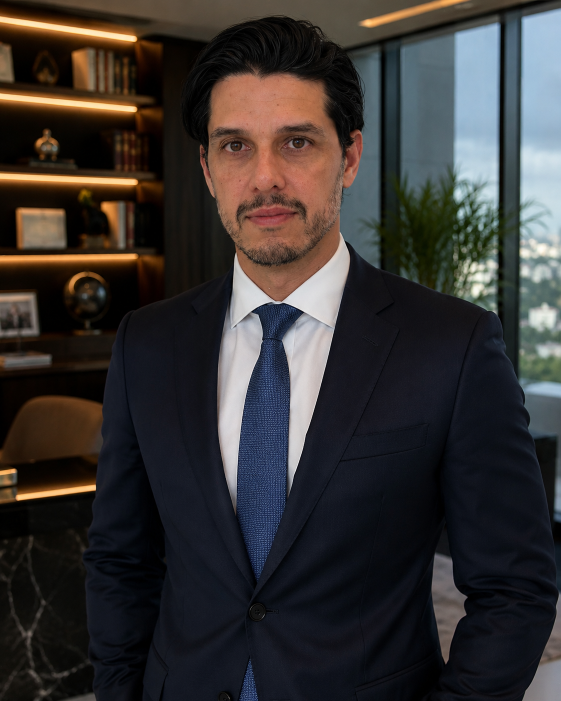
#> input picture kit/foto1.png, 1122 x 1402 px (shown at 1/2 size)
$ python print_slides.py
#> lines starting #> are read from the running program, lines starting #| are printed output that depends on the picture; after the words box and inside, x2 and y2 are one past the last pixel; in counts of white or black regions, pixels touching at a corner belong together; pictures that were not available may be replaced by others from this repository, and a replacement may not be noted
### kit/gerar.py
import json, os, sys
from PIL import Image, ImageDraw, ImageFont, ImageFilter, ImageEnhance

F = "/tmp/fonts/fontsource-%s-5.3.0/package/files/%s-latin-%d-normal.woff"
import os as _os
KIT=_os.path.dirname(_os.path.abspath(__file__))
PG = _os.path.join(KIT,"fonts","texgyrepagella-%s.otf")
def font(fam, w, s):
    # padrão da marca: Book Antiqua -> equivalente livre TeX Gyre Pagella (Palatino)
    return ImageFont.truetype(PG % ("bold" if w >= 600 else "regular"), int(s * 1.08))

W, H = 1080, 1350
GOLD = (214, 174, 96); DARK = (22, 18, 14); WHITE = (255, 255, 255)
INK = (20, 20, 20); GRAY = (110, 110, 110); CARD = (244, 241, 235)

FOTO = Image.open(_os.path.join(KIT,"foto1.png")).convert("RGB")
#> FOTO is the input picture: PIL image 1122x1402 RGB; mean R, G, B 54.7, 51.2, 50.3

def wrap(draw, text, fnt, maxw):
    words, lines, cur = text.split(), [], ""
    for w in words:
        t = (cur + " " + w).strip()
        if draw.textlength(t, font=fnt) <= maxw: cur = t
        else: lines.append(cur); cur = w
    if cur: lines.append(cur)
    return lines

LOGO = _os.path.join(KIT,"logo.jpg")
def wordmark(img, y):
    from PIL import ImageChops
    if os.path.exists(LOGO):
        lg = Image.open(LOGO).convert("RGB"); lw = 560
        lg = lg.resize((lw, int(lg.height * lw / lg.width)), Image.LANCZOS)
        pos = ((W - lw) // 2, y - 20); reg = img.crop((pos[0], pos[1], pos[0] + lg.width, pos[1] + lg.height))
        mask = lg.convert("L").point(lambda v: 0 if v < 45 else min(255, (v - 45) * 3))
        img.paste(lg, pos, mask); return
    d = ImageDraw.Draw(img); f = font("montserrat", 800, 34); t = "DIEGOCIATOS"
    sp = 8; w = sum(d.textlength(c, font=f) for c in t) + sp * (len(t) - 1)
    x = (W - w) / 2
    for c in t:
        d.text((x, y), c, font=f, fill=WHITE); x += d.textlength(c, font=f) + sp
    d.line([((W - w) / 2, y + 50), ((W + w) / 2, y + 50)], fill=GOLD, width=3)

# [31 lines left out: function capa, not called in this run]

AV = _os.path.join(KIT,"avatar.jpg")
def avatar(size):
    if os.path.exists(AV):
        face = Image.open(AV).convert("RGB").crop((55, 15, 279, 239)).resize((size, size), Image.LANCZOS)
    else:
        cx, cy, r = 565, 370, 250
        face = FOTO.crop((cx - r, cy - r, cx + r, cy + r)).resize((size, size), Image.LANCZOS)
    m = Image.new("L", (size * 4, size * 4), 0); ImageDraw.Draw(m).ellipse([0, 0, size * 4, size * 4], fill=255)
    face.putalpha(m.resize((size, size), Image.LANCZOS)); return face

# [96 lines left out: functions rich_lines, tweet, capa2, not called in this run]

def fit(im, w, h):
    s = max(w / im.width, h / im.height); im = im.resize((int(im.width*s)+1, int(im.height*s)+1), Image.LANCZOS)
    return im.crop(((im.width-w)//2, 0, (im.width-w)//2+w, h))
# [64 lines left out: functions capa3, capa_tweet, not called in this run]

# [12 lines that do not run on import are left out]

### kit/print_slides.py
# Slides com print real de matéria (o print vem do Diego)
from PIL import Image, ImageDraw, ImageFilter, ImageEnhance, ImageOps
from gerar import font, wrap, wordmark, avatar, W, H, GOLD, DARK, WHITE, INK, GRAY

def _framed(src, crop, hl=None, maxw=900, maxh=700, rot=-2):
    im = Image.open(src).convert("RGB").crop(crop)
    if hl:  # destaque dourado (coords relativas ao crop)
        d = ImageDraw.Draw(im); x0,y0,x1,y1 = hl
        d.rectangle([x0,y0,x1,y1], outline=GOLD, width=max(6, im.width//150))
    s = min(maxw/im.width, maxh/im.height); im = im.resize((int(im.width*s), int(im.height*s)), Image.LANCZOS)
    im = ImageOps.expand(im, border=14, fill=WHITE)
    sh = Image.new("RGBA", (im.width+60, im.height+60), (0,0,0,0)); ImageDraw.Draw(sh).rectangle([30,40,im.width+30,im.height+40], fill=(0,0,0,150))
    sh = sh.filter(ImageFilter.GaussianBlur(16)); sh.paste(im, (30,30))
    return sh.rotate(rot, resample=Image.BICUBIC, expand=True)

def capa_print(src, crop, gancho, apoio, out, selo="SAIU NO JORNAL", hl=None, fonte_txt=None, total=7):
#> called with crop = (95, 640, 1345, 1220), out = 'teste_capa_print.jpg', selo = 'SAIU ONTEM', fonte_txt = 'Fonte: Valor Econômico, 15/10/2026', total = 7
    bg = Image.open(src).convert("RGB"); s = max(W/bg.width, H/bg.height)
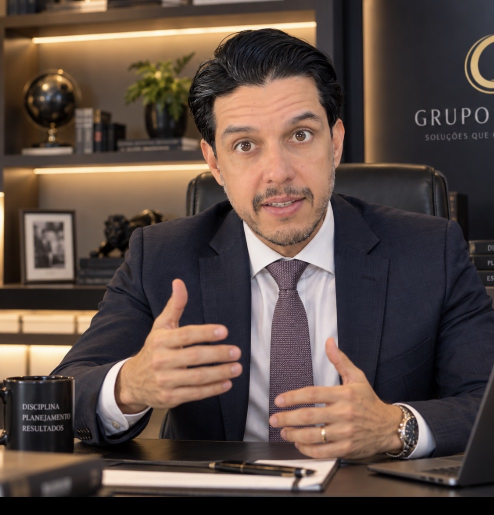
#> input picture kit/fotos/escritorio_gesto.jpg, 988 x 1030 px, given in place of ab4d9b3a-image.jpg, which was not available (shown at 1/2 size)
#> in capa_print, bg is the input picture: PIL image 988x1030 RGB; mean R, G, B 91.9, 75.7, 68.1
#> after `s = max(W / bg.width, H / bg.height)`: s = 1.31
    bg = bg.resize((int(bg.width*s)+2, int(bg.height*s)+2)).crop((0,0,W,H)).filter(ImageFilter.GaussianBlur(14))
#> bg: PIL image 1080x1350 RGB
    img = ImageEnhance.Brightness(bg).enhance(0.28); d = ImageDraw.Draw(img)
    cf = font("inter",600,28); ct=f"1/{total}"; cw=d.textlength(ct,font=cf)
#> after `cw = d.textlength(ct, font=cf)`: cw = 48.3
    d.rounded_rectangle([W-80-cw-36,50,W-80,100],radius=25,fill=(255,255,255)); d.text((W-80-cw-18,58),ct,font=cf,fill=GRAY)
    pf = font("inter",800,30); pw = d.textlength(selo,font=pf)
#> after `pw = d.textlength(selo, font=pf)`: pw = 202.3
    d.rounded_rectangle([80,50,80+pw+48,104],radius=27,fill=GOLD); d.text((104,60),selo,font=pf,fill=DARK)
    fr = _framed(src, crop, hl, maxh=620); img.paste(fr, ((W-fr.width)//2, 125), fr)
#> in _framed, `sh = Image.new('RGBA', (im.width + 60, im.height + 60), (0, 0, 0, 0))`: sh: PIL image 988x505 RGBA; every value is 0
    y = 125 + fr.height - 10
#> y = 656
    if fonte_txt: d.text((W-80-d.textlength(fonte_txt,font=font("inter",500,24)),y),fonte_txt,font=font("inter",500,24),fill=(200,200,200))
    y += 44
#> y = 700
    size = 78
    while True:
        gf = font("inter",800,size); gl = wrap(d,gancho,gf,W-160)
        if len(gl) <= 3 or size <= 56: break
        size -= 4
#> after the loop, size = 74
    for l in gl: d.text((80,y),l,font=gf,fill=WHITE); y += int(size*1.12)
#> this loop made 3 passes
#> (l, y) on passes 1 to 3: ('O SENADO ACABOU', 782), ('COM A 6X1. QUEM VAI', 864), ('PAGAR ESSA CONTA?', 946)
#> after the loop, y = 946
    y += 10
#> y = 956
    for l in wrap(d,apoio,font("inter",500,38),W-160): d.text((80,y),l,font=font("inter",500,38),fill=GOLD); y += 50
#> this loop made 1 pass
#> y on pass 1: 1006
#> after the loop, y = 1006
    wordmark(img, H-110)
#> in wordmark, `d = ImageDraw.Draw(img)`:
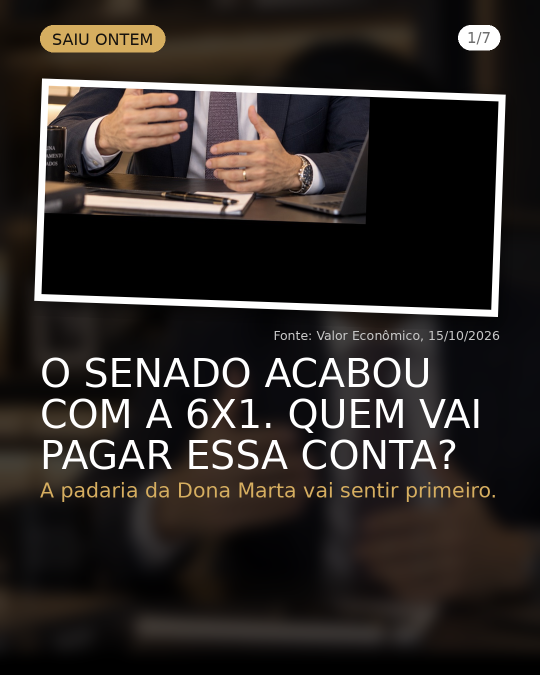
#> img: PIL image 1080x1350 RGB (shown at 1/2 size); mean R, G, B 46, 40.5, 37.6
#> in wordmark, `w = sum((d.textlength(c, font=f) for c in t)) + sp * (len(t) - 1)`: w = 330.9
#> in wordmark, `x = (W - w) / 2`: x = 374.5
#> the loop in wordmark, `for c in t:` made 11 passes
#> x on passes 1 to 11: 410.3, 428.9, 459.6, 495.5, 531.9, 565, 583.6, 616.3, 646.2, 682.6, 713.5
#> after the loop in wordmark, `for c in t:`: x = 713.5
    img.save(out, quality=94)

def tweet_print(n, total, titulo, texto, src, crop, out, hl=None, fonte_txt=None):
#> called with n = 5, total = 7, titulo = 'A INDÚSTRIA JÁ AVISOU', crop = (930, 1570, 1340, 1735), out = 'teste_tweet_print.jpg', fonte_txt = 'Fonte: Valor Econômico, 15/10/2026, p. 1'
    img = Image.new("RGB",(W,H),WHITE); d = ImageDraw.Draw(img); X=80
#> after `img = Image.new('RGB', (W, H), WHITE)`: img: PIL image 1080x1350 RGB; every value is 255
    cf = font("inter",600,28); ct=f"{n}/{total}"; cw=d.textlength(ct,font=cf)
#> after `cw = d.textlength(ct, font=cf)`: cw = 48.3
    d.rounded_rectangle([W-80-cw-36,50,W-80,100],radius=25,fill=(235,235,235)); d.text((W-80-cw-18,58),ct,font=cf,fill=GRAY)
    y = 110; av = avatar(110); img.paste(av,(X,y),av)
#> in avatar, `m = Image.new('L', (size * 4, size * 4), 0)`: m: PIL image 440x440 L; every value is 0
#> in avatar, `ImageDraw.Draw(m).ellipse([0, 0, size * 4, size * 4], fill=255)`:
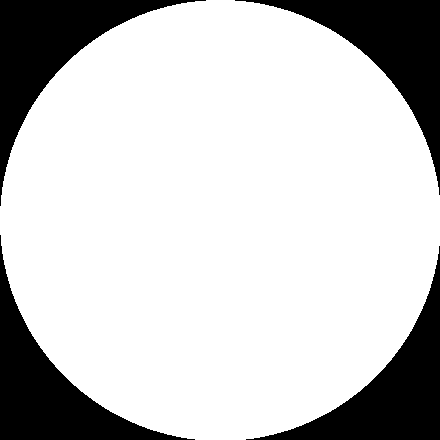
#> m: PIL image 440x440 L; 78.8% white; 4 black regions, box (x1, y1, x2, y2) and area: (0, 0, 206, 206) 10453, (235, 0, 440, 195) 10247, (0, 235, 195, 440) 10247, (246, 246, 440, 440) 10042
#> after `img.paste(av, (X, y), av)`:
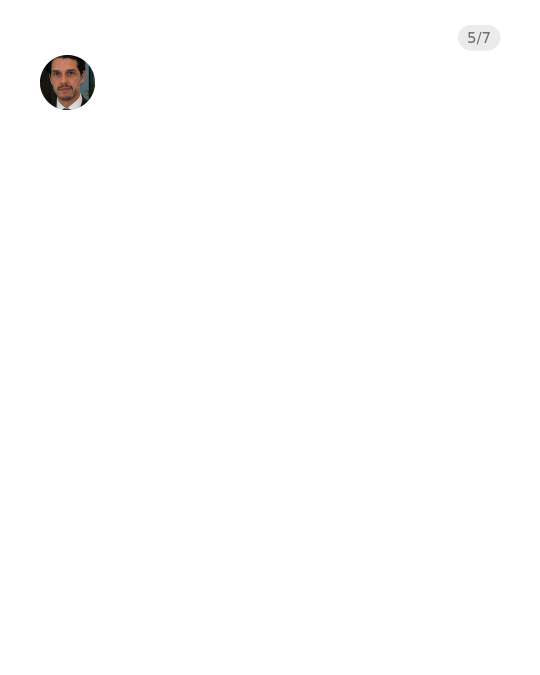
#> img: PIL image 1080x1350 RGB (shown at 1/2 size); mean R, G, B 253.9, 253.8, 253.7
    d.text((X+135,y+18),"Diego Ciatos",font=font("inter",800,40),fill=INK); d.text((X+135,y+66),"@diegociatos",font=font("inter",400,32),fill=GRAY)
    y += 140; tf = font("inter",800,48); tl = wrap(d,titulo,tf,W-2*X-40)
#> after `tl = wrap(d, titulo, tf, W - 2 * X - 40)`: tl = ['A INDÚSTRIA JÁ AVISOU']
    d.rectangle([X,y+8,X+14,y+8+len(tl)*58-14],fill=GOLD)
    for l in tl: d.text((X+34,y),l,font=tf,fill=INK); y += 58
#> this loop made 1 pass
#> (l, y) on pass 1: ('A INDÚSTRIA JÁ AVISOU', 308)
#> after the loop, y = 308
    y += 16; bf = font("inter",400,38)
#> after `y += 16`: y = 324
    for l in wrap(d,texto,bf,W-2*X): d.text((X,y),l,font=bf,fill=INK); y += 50
#> this loop made 2 passes
#> (l, y) on passes 1 to 2: ('A CNI soltou nota no mesmo dia: perdas,', 374), ('demissões e inflação.', 424)
#> after the loop, y = 424
    fr = _framed(src, crop, hl, maxw=920, maxh=H-y-170, rot=0)
#> call 2 of _framed, with crop = (930, 1570, 1340, 1735), maxw = 920, maxh = 756, rot = 0
#> in _framed (call 2), `im = Image.open(src).convert("RGB").crop(crop)`: im: PIL image 410x165 RGB; every value is 0
#> in _framed (call 2), `im = im.resize((int(im.width * s), int(im.height * s)), Image.LANCZOS)`: im: PIL image 920x370 RGB; every value is 0
#> in _framed (call 2), `im = ImageOps.expand(im, border=14, fill=WHITE)`:
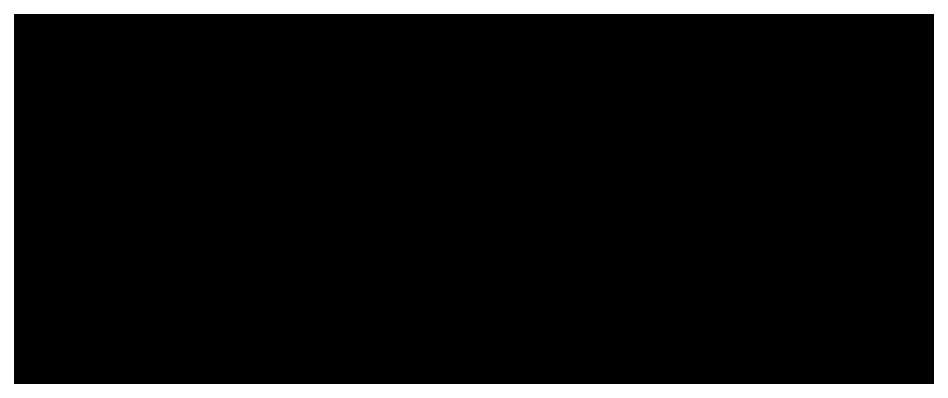
#> im: PIL image 948x398 RGB; 9.8% white; 1 white region, box (x1, y1, x2, y2) and area: (0, 0, 948, 398) 36904
#> in _framed (call 2), `sh = Image.new('RGBA', (im.width + 60, im.height + 60), (0, 0, 0, 0))`: sh: PIL image 1008x458 RGBA; every value is 0
#> in _framed (call 2), `sh.paste(im, (30, 30))`:
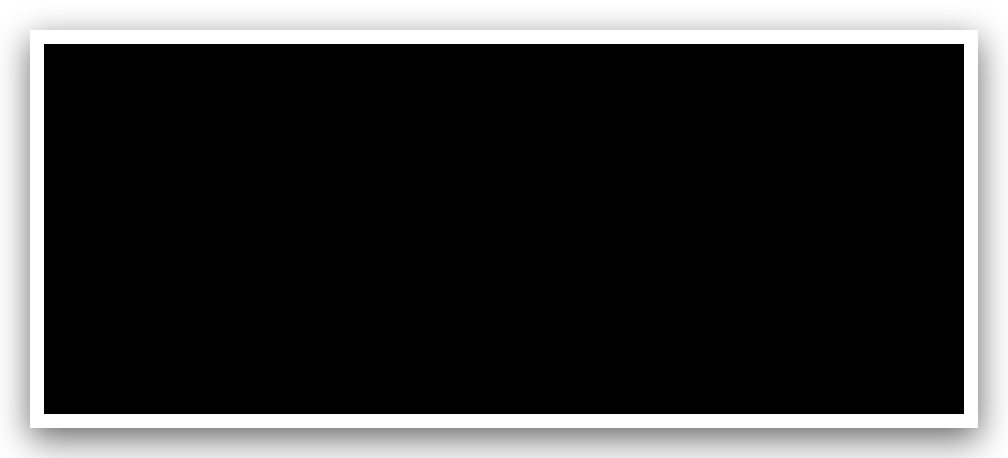
#> sh: PIL image 1008x458 RGBA; mean R, G, B, A 20.4, 20.4, 20.4, 214.8; transparent parts drawn white
    img.paste(fr, ((W-fr.width)//2, y), fr)
    if fonte_txt: d.text((X,H-80),fonte_txt,font=font("inter",500,26),fill=GRAY)
    img.save(out, quality=94)
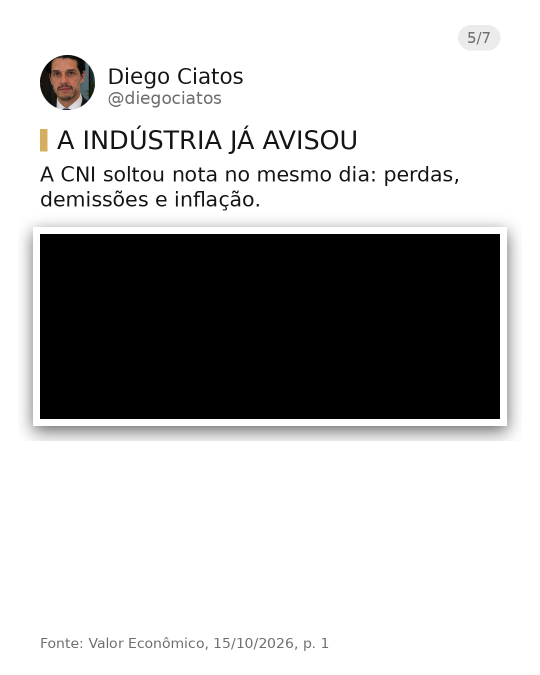
#> saved as teste_tweet_print.jpg: PIL image 1080x1350 RGB (shown at 1/2 size); mean R, G, B 188.8, 188.6, 188.5

if __name__ == "__main__":
    V = "/root/.claude/uploads/fa689c64-3864-58b1-b7b7-fff7aee7ebb4/ab4d9b3a-image.jpg"
    capa_print(V,(95,640,1345,1220),"O SENADO ACABOU COM A 6X1. QUEM VAI PAGAR ESSA CONTA?","A padaria da Dona Marta vai sentir primeiro.","teste_capa_print.jpg",selo="SAIU ONTEM",fonte_txt="Fonte: Valor Econômico, 15/10/2026")
    tweet_print(5,7,"A INDÚSTRIA JÁ AVISOU","A CNI soltou nota no mesmo dia: perdas, demissões e inflação.",V,(930,1570,1340,1735),"teste_tweet_print.jpg",fonte_txt="Fonte: Valor Econômico, 15/10/2026, p. 1")
